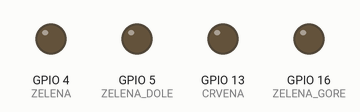
A sketch run on a simulated ESP8266 (NodeMCU). Shown: output pins drawn as LEDs (lit = HIGH). WiFi joins after 1.5 s; servers stay silent unless stated; uploads are accepted with an empty reply; what the sketch prints to the serial monitor is not drawn.

Above: at 1.7 s.
Timing chart, 0 to 3.4 s (numbered marks = the images above):
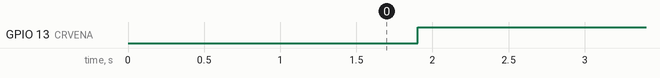

The sketch:

IOT.ino
```cpp
#include <ESP8266WiFi.h>
#include <ESP8266HTTPClient.h>
#include <WiFiClientSecureBearSSL.h>
#include <NewPing.h>

#define WIFI_SSID "Sole"
#define WIFI_PASSWORD "solasola"

// Firebase URL-ovi
#define URL_START   "https://sole-sklek-iot-default-rtdb.europe-west1.firebasedatabase.app/komandaStart.json"
#define URL_MEASURE "https://sole-sklek-iot-default-rtdb.europe-west1.firebasedatabase.app/komandaMeasure.json"
#define URL_GORNJA  "https://sole-sklek-iot-default-rtdb.europe-west1.firebasedatabase.app/GornjaGranica.json"
#define URL_BROJ    "https://sole-sklek-iot-default-rtdb.europe-west1.firebasedatabase.app/BrojSklekova.json"

// Ultrazvuk
#define TRIGGER_PIN 14
#define ECHO_PIN 12
#define MAX_DISTANCE 70
#define DONJA_GRANICA 10

NewPing sonar(TRIGGER_PIN, ECHO_PIN, MAX_DISTANCE);
BearSSL::WiFiClientSecure client;

// Firebase optimizacija
unsigned long lastFirebaseCheck = 0;
int fb_start = 0;
int fb_measure = 0;

// Logika sklekova
int gornjaGranica = 0;
bool bioDole = false;
int brojSklekova = 0;

// Kontrola mjerenja
const unsigned long pingInterval = 200; // ms između mjerenja
unsigned long lastPingTime = 0;

int ZELENA = 4;
int CRVENA = 13;
int ZELENA_DOLE=5;
int ZELENA_GORE=16;


void setup() {
  Serial.begin(115200);
  WiFi.begin(WIFI_SSID, WIFI_PASSWORD);
  Serial.print("Povezivanje");
  while (WiFi.status() != WL_CONNECTED) {
    delay(300);
    Serial.print(".");
  }
  Serial.println("\nPovezano!");
  client.setInsecure();

  pinMode(ZELENA, OUTPUT);
  pinMode(CRVENA, OUTPUT);
  pinMode(ZELENA_DOLE, OUTPUT);
  pinMode(ZELENA_GORE, OUTPUT);


}

void loop() {
  if (WiFi.status() != WL_CONNECTED) return;

  unsigned long currentMillis = millis();

  // === Firebase čitanje (svakih 0,2 sekunde) ======================
  if (currentMillis - lastFirebaseCheck > 200) {
    lastFirebaseCheck = currentMillis;
    fb_start   = getFirebaseInt(URL_START);
    fb_measure = getFirebaseInt(URL_MEASURE);
  }

  // === 0) MJERENJE GORNJE GRANICE ============================
  if (fb_measure == 1) {
    Serial.println("Mjerim gornju granicu...");
    int cm = sonar.ping_median(3) / US_ROUNDTRIP_CM;
    if (cm == 0) cm = 999;
    Serial.print("Gornja granica izmjerena: ");
    Serial.println(cm);

    sendNumber(URL_GORNJA, cm);
    sendNumber(URL_MEASURE, 0);
  }

  // === 1) NORMALNI RAD — mjerenje sklekova ==================
  if (fb_start == 1 && currentMillis - lastPingTime >= pingInterval) {
    lastPingTime = currentMillis;

     digitalWrite(ZELENA, HIGH); // upali LED
     digitalWrite(CRVENA, LOW); // ugasi LED


    // Povremeno ažuriraj gornju granicu sa Firebase-a (npr. svakih 5 sekundi)
    static unsigned long lastGornjaUpdate = 0;
    if (currentMillis - lastGornjaUpdate > 5000) {
      gornjaGranica = getFirebaseInt(URL_GORNJA);
      lastGornjaUpdate = currentMillis;
    }

    int gUp = gornjaGranica - 5;


    // BRZO mjerenje
    int cm = sonar.ping_cm();
    if (cm == 0) cm = 999;

    Serial.println(cm);

    // 1 – detekcija dole
    if (!bioDole && cm < DONJA_GRANICA) {
      bioDole = true;
      Serial.println("DETektovan DOLE!");
          digitalWrite(ZELENA_DOLE , HIGH); // Upali LED
    }

    // 2 – detekcija gore
    if (bioDole && cm > gUp && cm < gornjaGranica + 10) {
      brojSklekova++;
      bioDole = false;
      digitalWrite(ZELENA_GORE , HIGH); // Upali LED
      Serial.print("SKLEK BROJ: ");
      Serial.println(brojSklekova);
      sendNumber(URL_BROJ, brojSklekova);

      digitalWrite(ZELENA_DOLE , LOW); // Ugasi LED
      digitalWrite(ZELENA_GORE , LOW); // Ugasi LED
    }
  }
  else if (fb_start != 1) {
    // reset na STOP
    digitalWrite(ZELENA, LOW); // ugasi LED
    digitalWrite(CRVENA , HIGH); // Upali LED
    digitalWrite(ZELENA_DOLE , LOW); // Upali LED
    digitalWrite(ZELENA_GORE , LOW); // Upali LED

    bioDole = false;
    brojSklekova = 0;
    sendNumber(URL_BROJ, 0);
  }
}

// ================= Pomoćne funkcije ==========================
int getFirebaseInt(String url) {
  HTTPClient http;
  http.begin(client, url);
  int code = http.GET();
  if (code != 200) {
    http.end();
    return 0;
  }
  int value = http.getString().toInt();
  http.end();
  return value;
}

void sendNumber(String url, int num) {
  HTTPClient http;
  http.begin(client, url);
  http.addHeader("Content-Type", "application/json");
  http.PUT(String(num));
  http.end();
}
```

Measured:
- by itself, GPIO 13 (CRVENA): LOW → HIGH at 1.9 s
